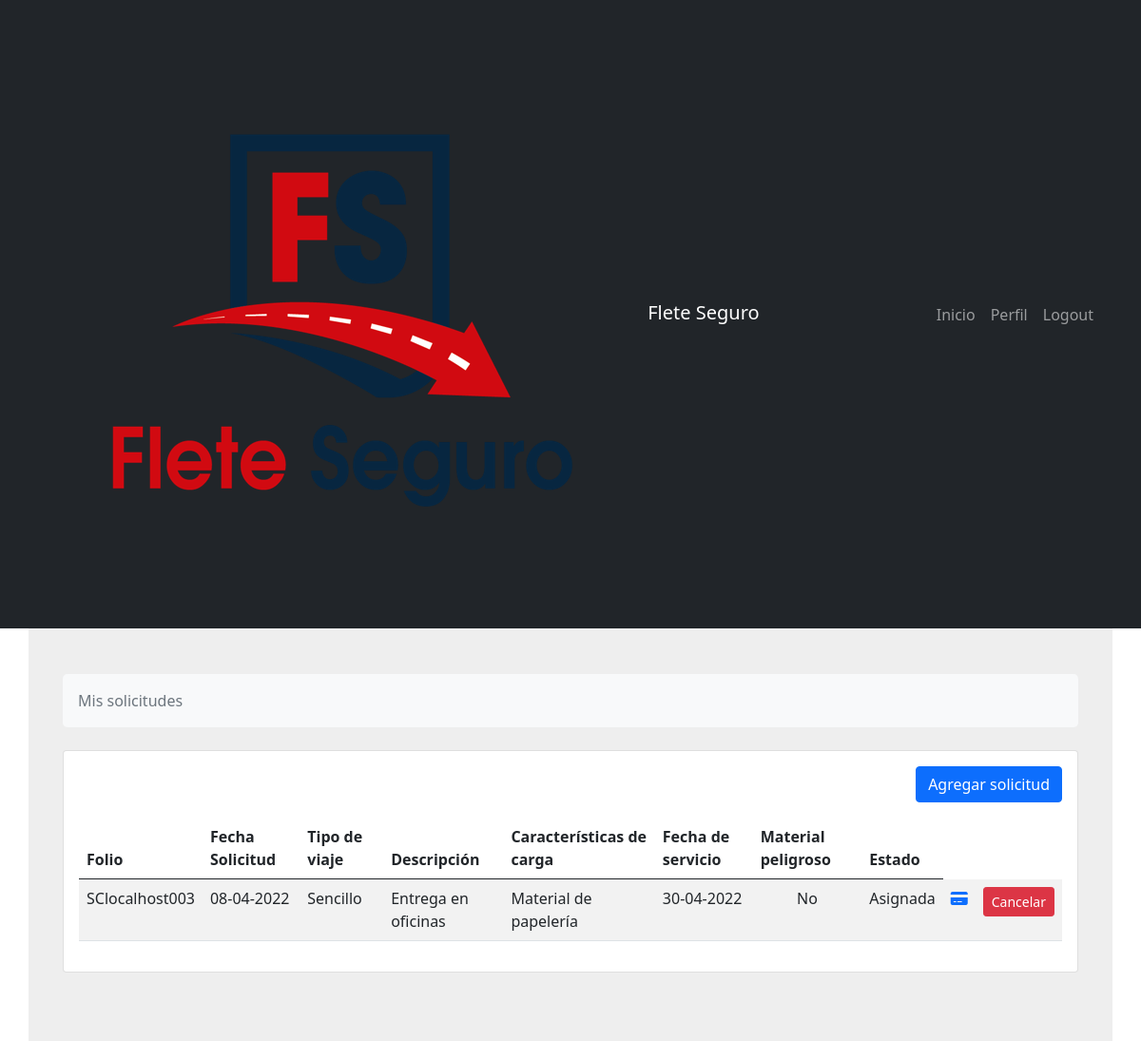
Page /fletes/solicitudes/cliente (signed in) on the earlier database version.
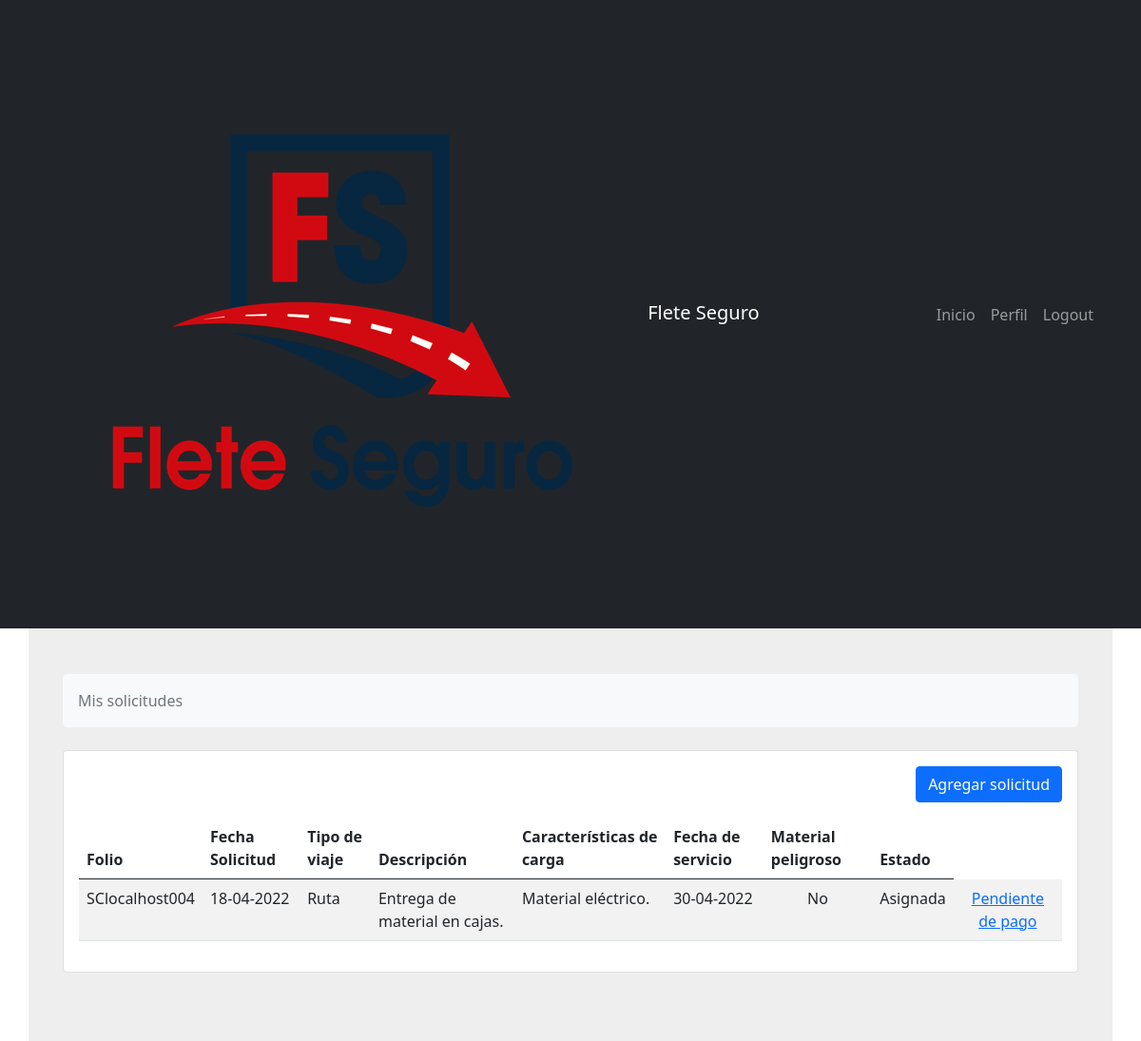
Same page on the later database version.
### fletes/models.py (models this page shows, shortened)
class Solicitud(models.Model):
    cliente_id = models.ForeignKey(Cliente, on_delete=models.CASCADE)
    folio = models.CharField(verbose_name="Folio", max_length=20, editable=False, unique = True)
    creado = models.DateTimeField(editable=False)
    modificado = models.DateTimeField()
    descripcion_servicio = models.TextField(verbose_name="Descripción de servicio")
    caracteristicas_carga = models.TextField(verbose_name="Tipo de carga")
    peso_carga = models.FloatField(verbose_name="Peso de la carga(kg)")
    volumen_carga = models.FloatField(verbose_name="Volumen de la carga(mts3)")
    unidades_totales = models.IntegerField(verbose_name="Unidades totales de la carga")
    fecha_servicio = models.DateTimeField(verbose_name="Fecha de servicio", validators=[validate_date])
    hora = models.TimeField(verbose_name="Hora de servicio")
    tiempo_carga = models.IntegerField(verbose_name="Tiempo máximo para la carga(min)")
    domicilio_id = models.ForeignKey(Domicilios, on_delete=models.PROTECT, verbose_name="Origen")
    estado_solicitud = models.CharField(verbose_name="Estado", choices=ESTADO_SOLICITUD, max_length=40, default="Guardada")
    tiempo_total = models.FloatField(verbose_name="Tiempo total del viaje", null=True, blank=True)
    km_total = models.FloatField(verbose_name="Km totales del viaje", null=True, blank=True)
    slug = models.SlugField(null=True, blank=True)
    material_peligroso = models.BooleanField(
        verbose_name="Es material peligroso",
        default=False,)
    motivo_cancelacion = models.TextField(verbose_name="Motivo de cancelación")
    activo = models.BooleanField(
        verbose_name="Activo",
        default=True,)
    def has_destinos(self):
        destinos =  Destino.objects.filter(solicitud_id=self.pk)
        if destinos:
            destinos = list(destinos)
            return "Ruta" if len(destinos) > 1 else "Sencillo"
        else:
            return "Sencillo"
    def cotizacionFinal(self):
        cotizacion = Cotizacion.objects.filter(solicitud_id=self.id).filter(estado_cotizacion='Confirmada') | Cotizacion.objects.filter(solicitud_id=self.id).filter(estado_cotizacion='Pagada') | Cotizacion.objects.filter(solicitud_id=self.id).filter(estado_cotizacion='Pendiente de pago')
        return cotizacion[0] if cotizacion else False

### fletes/views.py (the view)
# urls.py: path('solicitudes/cliente', SolicitudClienteListView.as_view(), name='solicitudes-cliente'),
class SolicitudClienteListView(ListView):
    model = Solicitud
    template_name = 'fletes/solicitudes.html'
    context_object_name = 'solicitudes'
    def get_queryset(self):
        return Solicitud.objects.filter(
            cliente_id=self.request.user.cliente
        ).order_by('-creado').exclude(
            activo=False
        )

### usuarios/models.py (called while the page is built)
    @property
    def is_transportista(self):
        return self.es_transportista == True

### fletes/templates/fletes/solicitudes.html (shortened to what this page needs)
{% extends 'base.html' %}
{% load crispy_forms_tags %}
{% block content %}
<section style="background-color: #eee;">
    <div class="container py-5 mt-4r">
        {% if user.is_transportista %}
        <div class="row justify-content-center">
            <div class="col">
                <nav aria-label="breadcrumb" class="bg-light rounded-3 p-3 mb-4">
                    <ol class="breadcrumb mb-0">
                        <li class="breadcrumb-item active" aria-current="page">Solicitudes vigentes</li>
                    </ol>
                </nav>
            </div>
        </div>
        <div class="row">
            <div class="col-12 justify-content-center">
                <div class="card mb-4">
                    <div class="card-body">
                        <div class="table-responsive">
                            {% if solicitudes %}
                            <table class="table table-striped">
                                <thead>
                                    <tr>
                                        <th>Folio</th>
                                        <th>Tipo de viaje</th>
                                        <th>Descripción</th>
                                        <th>Características de carga</th>
                                        <th>Fecha de servicio</th>
                                        <th>Hora del servicio</th>
                                        <th class="text-center">Material peligroso</th>
                                        <th>Estado</th>
                                    </tr>
                                </thead>
                                <tbody>
                                    {% for solicitud in solicitudes%}
                                    <tr>
                                        <td>{{solicitud.folio}}</td>
                                        <td>{{solicitud.has_destinos}}</td>
                                        <td>{{solicitud.descripcion_servicio}}</td>
                                        <td>{{solicitud.caracteristicas_carga}}</td>
                                        <td>{{solicitud.fecha_servicio|date:"d-m-Y"}}</td>
                                        <td>{{solicitud.hora}}</td>
                                        {% if solicitud.material_peligroso %}
                                            <td class="text-center"><i class="fas fa-check"></i></td>
                                        {% else %}
                                            <td class="text-center">No</td>
                                        {% endif%}
                                        <td><a href="{% url 'fletes:agregar-cotizacion' solicitud.slug %}"><button class="btn btn-primary">Cotizar</button></a></td>
                                    </tr>
                                    {% endfor %}
                                </tbody>
                            </table>
                            {% else %}
                            <h2>No existen solicitudes para cotizar</h2>
                            {% endif %}
                        </div>
                    </div>
                </div>
            </div>
        </div>
        {% else %}
        <div class="row justify-content-center">
            <div class="col">
                <nav aria-label="breadcrumb" class="bg-light rounded-3 p-3 mb-4">
                    <ol class="breadcrumb mb-0">
                        <li class="breadcrumb-item active" aria-current="page">Mis solicitudes</li>
                    </ol>
                </nav>
            </div>
        </div>
        <div class="row">
            <div class="col-12 justify-content-center">
                <div class="card mb-4">
                    <div class="card-body">
                        <div class="row">
                            <div class="d-grid gap-2 d-md-flex justify-content-md-end mb-3">
                                <a href="{% url 'fletes:agregar-solicitud' %}"><button class="btn btn-primary" type="button">Agregar solicitud</button></a>
                            </div>
                            {% if solicitudes %}
                            <div class="table-responsive">
                                <table class="table table-striped">
                                    <thead>
                                        <tr>
                                            <th>Folio</th>
                                            <th>Fecha Solicitud</th>
                                            <th>Tipo de viaje</th>
                                            <th>Descripción</th>
                                            <th>Características de carga</th>
                                            <th>Fecha de servicio</th>
                                            <th>Material peligroso</th>
                                            <th>Estado</th>
                                        </tr>
                                    </thead>
                                    <tbody>
                                        {% for solicitud in solicitudes%}
                                        <tr>
                                            <td>{{solicitud.folio}}</td>
                                            <td>{{solicitud.creado|date:"d-m-Y"}}</td>
                                            <td>{{solicitud.has_destinos}}</td>
                                            <td>{{solicitud.descripcion_servicio}}</td>
                                            <td>{{solicitud.caracteristicas_carga}}</td>
                                            <td>{{solicitud.fecha_servicio|date:"d-m-Y"}}</td>
                                            {% if solicitud.material_peligroso %}
                                                <td class="text-center"><i class="fas fa-check"></i></td>
                                            {% else %}
                                                <td class="text-center">No</td>
                                            {% endif%}
                                            <td>{{solicitud.estado_solicitud}}</td>
                                            {% if solicitud.estado_solicitud == 'Asignada' and solicitud.cotizacionFinal %}
                                                {% if solicitud.cotizacionFinal.estado_cotizacion == 'Pendiente de pago' %}
                                                <td class="text-center"><a href="{{solicitud.cotizacionFinal.orden.link_url}}">Pendiente de pago</a></td>
                                                {% else %}
                                                <td class="text-center"><a href="{% url 'fletes:seleccionar-seguro' solicitud.cotizacionFinal.slug %}" title="Pagar solicitud"><i class="fas fa-credit-card"></i></a></td>
                                                <td><button onclick="abrir_modal_confirm_cancel('{% url 'fletes:cancelar-solicitud' solicitud.slug %}')" class="btn btn-danger btn-sm">Cancelar</button></td>
                                                {% endif %}
                                            {% endif %}
                                        </tr>
                                        {% endfor %}
                                    </tbody>
                                </table>
                            </div>
                            {% else %}
                            <h2>No tienes solicitudes registradas</h2>
                            {% endif %}
                        </div>
                    </div>
                </div>
            </div>
        </div>
        {% endif %}
    </div>
</section>
{% endblock content %}

### templates/base.html (shortened to what this page needs)
{% load static %}
<!DOCTYPE html>
<html lang="en" dir="ltr">
<head>
  <link href="https://cdn.jsdelivr.net/npm/bootstrap@5.0.2/dist/css/bootstrap.min.css" rel="stylesheet">
  <link href="https://getbootstrap.com/docs/5.0/examples/features/features.css" rel="stylesheet">
</head>
  <body>
    {% include 'includes/header.html' %}
    <main role="main" class="container">
      <div class="row">
        {% block content %}{% endblock %}
    </main>
  </body>
</html>

### templates/includes/header.html (shortened to what this page needs)
{% load static %}
<header class="site-header">
    <nav class="navbar navbar-expand-lg navbar-dark bg-dark">
        <div class="container">
          <a class="navbar-brand" href="{% url 'home' %}"><img src="{% static 'media/logo.png' %}" alt=""> Flete Seguro</a>
          <div class="collapse navbar-collapse" id="navbarScroll">
            <ul class="navbar-nav ms-auto my-2 my-lg-0 navbar-nav-scroll" style="--bs-scroll-height: 100px;">
              <li class="nav-item">
                <a class="nav-item nav-link" href="{% url 'home' %}">Inicio</a>
              </li>
              {% if user.is_authenticated %}
              <li class="nav-item">
                <a class="nav-item nav-link" href="{% url 'profile-user'%}">Perfil</a>
              </li>
              <li class="nav-item">
                <a class="nav-item nav-link" href="{% url 'logout' %}">Logout</a>
              </li>
                {% endif %}
            </ul>
          </div>
        </div>
    </nav>
  </header>

Differences in the rows shown:
removed Solicitud: folio "SClocalhost003", creado "08-04-2022", has_destinos "Sencillo", descripcion_servicio "Entrega en oficinas", caracteristicas_carga "Material de papelería", fecha_servicio "30-04-2022", material_peligroso "No", estado_solicitud "Asignada", shows "Cancelar"
added Solicitud: folio "SClocalhost004", creado "18-04-2022", has_destinos "Ruta", descripcion_servicio "Entrega de material en cajas.", caracteristicas_carga "Material eléctrico.", fecha_servicio "30-04-2022", material_peligroso "No", estado_solicitud "Asignada"
